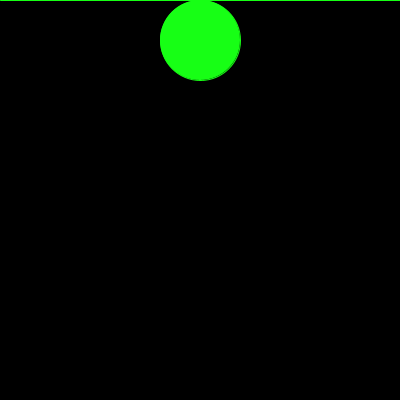
Frame 1 (no input)
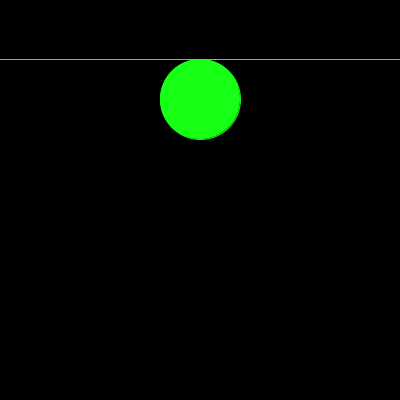
Frame 60 (the mouse pressed at the canvas centre just before this capture)
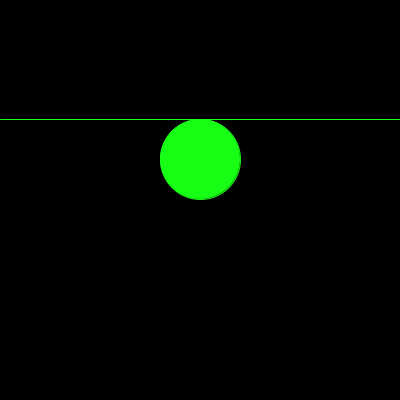
Frame 120 (the mouse held since frame 60 and released just before this capture)

The Processing sketch that drew these frames (run headless with seeded random() and noise(); from frame 60 on, the mouse is pressed at the canvas centre):

// Processing sketch: sketch_240416a
// ── sketch_240416a.pde
int posY;
int direccion = 1;
int radio = 40;

void setup() {
  size(400, 400);
  posY = 0; 
}

void draw() {
  background(#000000);
  
  fill(#17FF15);
  stroke(#17FF15);
  line(0, posY, width, posY);
  ellipse(width/2, posY+radio, radio*2, radio*2);
  
  posY = posY + direccion;
  
  if (posY <= 0 || posY >= height) {
    direccion = -direccion;
    radio = radio * -1;
  }
}
